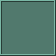
   <widget class="QFrame" name="frame_21">
    <property name="geometry">
     <rect>
      <x>590</x>
      <y>31</y>
      <width>56</width>
      <height>56</height>
     </rect>
    </property>
    <property name="palette">
     <palette>
      <active>
       <colorrole role="WindowText">
        <brush brushstyle="SolidPattern">
         <color alpha="255">
          <red>185</red>
          <green>198</green>
          <blue>185</blue>
         </color>
        </brush>
       </colorrole>
       <colorrole role="Button">
        <brush brushstyle="SolidPattern">
         <color alpha="255">
          <red>81</red>
          <green>121</green>
          <blue>109</blue>
         </color>
        </brush>
       </colorrole>
       <colorrole role="Light">
        <brush brushstyle="SolidPattern">
         <color alpha="255">
          <red>121</red>
          <green>182</green>
          <blue>164</blue>
         </color>
        </brush>
       </colorrole>
       <colorrole role="Midlight">
        <brush brushstyle="SolidPattern">
         <color alpha="255">
          <red>101</red>
          <green>151</green>
          <blue>136</blue>
         </color>
        </brush>
       </colorrole>
       <colorrole role="Dark">
        <brush brushstyle="SolidPattern">
         <color alpha="255">
          <red>40</red>
          <green>60</green>
          <blue>54</blue>
         </color>
        </brush>
       </colorrole>
       <colorrole role="Mid">
        <brush brushstyle="SolidPattern">
         <color alpha="255">
          <red>54</red>
          <green>80</green>
          <blue>72</blue>
         </color>
        </brush>
       </colorrole>
       <colorrole role="Text">
        <brush brushstyle="SolidPattern">
         <color alpha="255">
          <red>185</red>
          <green>198</green>
          <blue>185</blue>
         </color>
        </brush>
       </colorrole>
       <colorrole role="BrightText">
        <brush brushstyle="SolidPattern">
         <color alpha="255">
          <red>255</red>
          <green>255</green>
          <blue>255</blue>
         </color>
        </brush>
       </colorrole>
       <colorrole role="ButtonText">
        <brush brushstyle="SolidPattern">
         <color alpha="255">
          <red>255</red>
          <green>255</green>
          <blue>255</blue>
         </color>
        </brush>
       </colorrole>
       <colorrole role="Base">
        <brush brushstyle="SolidPattern">
         <color alpha="255">
          <red>0</red>
          <green>0</green>
          <blue>0</blue>
         </color>
        </brush>
       </colorrole>
       <colorrole role="Window">
        <brush brushstyle="SolidPattern">
         <color alpha="255">
          <red>81</red>
          <green>121</green>
          <blue>109</blue>
         </color>
        </brush>
       </colorrole>
       <colorrole role="Shadow">
        <brush brushstyle="SolidPattern">
         <color alpha="255">
          <red>0</red>
          <green>0</green>
          <blue>0</blue>
         </color>
        </brush>
       </colorrole>
       <colorrole role="AlternateBase">
        <brush brushstyle="SolidPattern">
         <color alpha="255">
          <red>40</red>
          <green>60</green>
          <blue>54</blue>
         </color>
        </brush>
       </colorrole>
       <colorrole role="ToolTipBase">
        <brush brushstyle="SolidPattern">
         <color alpha="255">
          <red>255</red>
          <green>255</green>
          <blue>220</blue>
         </color>
        </brush>
       </colorrole>
       <colorrole role="ToolTipText">
        <brush brushstyle="SolidPattern">
         <color alpha="255">
          <red>0</red>
          <green>0</green>
          <blue>0</blue>
         </color>
        </brush>
       </colorrole>
      </active>
      <inactive>
       <colorrole role="WindowText">
        <brush brushstyle="SolidPattern">
         <color alpha="255">
          <red>185</red>
          <green>198</green>
          <blue>185</blue>
         </color>
        </brush>
       </colorrole>
       <colorrole role="Button">
        <brush brushstyle="SolidPattern">
         <color alpha="255">
          <red>81</red>
          <green>121</green>
          <blue>109</blue>
         </color>
        </brush>
       </colorrole>
       <colorrole role="Light">
        <brush brushstyle="SolidPattern">
         <color alpha="255">
          <red>121</red>
          <green>182</green>
          <blue>164</blue>
         </color>
        </brush>
       </colorrole>
       <colorrole role="Midlight">
        <brush brushstyle="SolidPattern">
         <color alpha="255">
          <red>101</red>
          <green>151</green>
          <blue>136</blue>
         </color>
        </brush>
       </colorrole>
       <colorrole role="Dark">
        <brush brushstyle="SolidPattern">
         <color alpha="255">
          <red>40</red>
          <green>60</green>
          <blue>54</blue>
         </color>
        </brush>
       </colorrole>
       <colorrole role="Mid">
        <brush brushstyle="SolidPattern">
         <color alpha="255">
          <red>54</red>
          <green>80</green>
          <blue>72</blue>
         </color>
        </brush>
       </colorrole>
       <colorrole role="Text">
        <brush brushstyle="SolidPattern">
         <color alpha="255">
          <red>185</red>
          <green>198</green>
          <blue>185</blue>
         </color>
        </brush>
       </colorrole>
       <colorrole role="BrightText">
        <brush brushstyle="SolidPattern">
         <color alpha="255">
          <red>255</red>
          <green>255</green>
          <blue>255</blue>
         </color>
        </brush>
       </colorrole>
       <colorrole role="ButtonText">
        <brush brushstyle="SolidPattern">
         <color alpha="255">
          <red>255</red>
          <green>255</green>
          <blue>255</blue>
         </color>
        </brush>
       </colorrole>
       <colorrole role="Base">
        <brush brushstyle="SolidPattern">
         <color alpha="255">
          <red>0</red>
          <green>0</green>
          <blue>0</blue>
         </color>
        </brush>
       </colorrole>
       <colorrole role="Window">
        <brush brushstyle="SolidPattern">
         <color alpha="255">
          <red>81</red>
          <green>121</green>
          <blue>109</blue>
         </color>
        </brush>
       </colorrole>
       <colorrole role="Shadow">
        <brush brushstyle="SolidPattern">
         <color alpha="255">
          <red>0</red>
          <green>0</green>
          <blue>0</blue>
         </color>
        </brush>
       </colorrole>
       <colorrole role="AlternateBase">
        <brush brushstyle="SolidPattern">
         <color alpha="255">
          <red>40</red>
          <green>60</green>
          <blue>54</blue>
         </color>
        </brush>
       </colorrole>
       <colorrole role="ToolTipBase">
        <brush brushstyle="SolidPattern">
         <color alpha="255">
          <red>255</red>
          <green>255</green>
          <blue>220</blue>
         </color>
        </brush>
       </colorrole>
       <colorrole role="ToolTipText">
        <brush brushstyle="SolidPattern">
         <color alpha="255">
          <red>0</red>
          <green>0</green>
          <blue>0</blue>
         </color>
        </brush>
       </colorrole>
      </inactive>
      <disabled>
       <colorrole role="WindowText">
        <brush brushstyle="SolidPattern">
         <color alpha="255">
          <red>40</red>
          <green>60</green>
          <blue>54</blue>
         </color>
        </brush>
       </colorrole>
       <colorrole role="Button">
        <brush brushstyle="SolidPattern">
         <color alpha="255">
          <red>81</red>
          <green>121</green>
          <blue>109</blue>
         </color>
        </brush>
       </colorrole>
       <colorrole role="Light">
        <brush brushstyle="SolidPattern">
         <color alpha="255">
          <red>121</red>
          <green>182</green>
          <blue>164</blue>
         </color>
        </brush>
       </colorrole>
       <colorrole role="Midlight">
        <brush brushstyle="SolidPattern">
         <color alpha="255">
          <red>101</red>
          <green>151</green>
          <blue>136</blue>
         </color>
        </brush>
       </colorrole>
       <colorrole role="Dark">
        <brush brushstyle="SolidPattern">
         <color alpha="255">
          <red>40</red>
          <green>60</green>
          <blue>54</blue>
         </color>
        </brush>
       </colorrole>
       <colorrole role="Mid">
        <brush brushstyle="SolidPattern">
         <color alpha="255">
          <red>54</red>
          <green>80</green>
          <blue>72</blue>
         </color>
        </brush>
       </colorrole>
       <colorrole role="Text">
        <brush brushstyle="SolidPattern">
         <color alpha="255">
          <red>40</red>
          <green>60</green>
          <blue>54</blue>
         </color>
        </brush>
       </colorrole>
       <colorrole role="BrightText">
        <brush brushstyle="SolidPattern">
         <color alpha="255">
          <red>255</red>
          <green>255</green>
          <blue>255</blue>
         </color>
        </brush>
       </colorrole>
       <colorrole role="ButtonText">
        <brush brushstyle="SolidPattern">
         <color alpha="255">
          <red>40</red>
          <green>60</green>
          <blue>54</blue>
         </color>
        </brush>
       </colorrole>
       <colorrole role="Base">
        <brush brushstyle="SolidPattern">
         <color alpha="255">
          <red>81</red>
          <green>121</green>
          <blue>109</blue>
         </color>
        </brush>
       </colorrole>
       <colorrole role="Window">
        <brush brushstyle="SolidPattern">
         <color alpha="255">
          <red>81</red>
          <green>121</green>
          <blue>109</blue>
         </color>
        </brush>
       </colorrole>
       <colorrole role="Shadow">
        <brush brushstyle="SolidPattern">
         <color alpha="255">
          <red>0</red>
          <green>0</green>
          <blue>0</blue>
         </color>
        </brush>
       </colorrole>
       <colorrole role="AlternateBase">
        <brush brushstyle="SolidPattern">
         <color alpha="255">
          <red>81</red>
          <green>121</green>
          <blue>109</blue>
         </color>
        </brush>
       </colorrole>
       <colorrole role="ToolTipBase">
        <brush brushstyle="SolidPattern">
         <color alpha="255">
          <red>255</red>
          <green>255</green>
          <blue>220</blue>
         </color>
        </brush>
       </colorrole>
       <colorrole role="ToolTipText">
        <brush brushstyle="SolidPattern">
         <color alpha="255">
          <red>0</red>
          <green>0</green>
          <blue>0</blue>
         </color>
        </brush>
       </colorrole>
      </disabled>
     </palette>
    </property>
    <property name="frameShape">
     <enum>QFrame::Box</enum>
    </property>
    <property name="frameShadow">
     <enum>QFrame::Raised</enum>
    </property>
    <property name="lineWidth">
     <number>1</number>
    </property>
    <property name="midLineWidth">
     <number>0</number>
    </property>
    <widget class="QPushButton" name="pushButton_P3_changePageA">
     <property name="enabled">
      <bool>true</bool>
     </property>
     <property name="geometry">
      <rect>
       <x>2</x>
       <y>3</y>
       <width>25</width>
       <height>25</height>
      </rect>
     </property>
     <property name="text">
      <string/>
     </property>
     <property name="icon">
      <iconset>
       <normaloff>icons/publishToolIcon/connerA.png</normaloff>icons/publishToolIcon/connerA.png</iconset>
     </property>
     <property name="iconSize">
      <size>
       <width>25</width>
       <height>25</height>
      </size>
     </property>
     <property name="checkable">
      <bool>true</bool>
     </property>
     <property name="autoDefault">
      <bool>false</bool>
     </property>
     <property name="default">
      <bool>false</bool>
     </property>
     <property name="flat">
      <bool>true</bool>
     </property>
    </widget>
    <widget class="QPushButton" name="pushButton_P3_changePageB">
     <property name="enabled">
      <bool>true</bool>
     </property>
     <property name="geometry">
      <rect>
       <x>27</x>
       <y>3</y>
       <width>25</width>
       <height>25</height>
      </rect>
     </property>
     <property name="text">
      <string/>
     </property>
     <property name="icon">
      <iconset>
       <normaloff>icons/publishToolIcon/connerB.png</normaloff>icons/publishToolIcon/connerB.png</iconset>
     </property>
     <property name="iconSize">
      <size>
       <width>25</width>
       <height>25</height>
      </size>
     </property>
     <property name="checkable">
      <bool>true</bool>
     </property>
     <property name="autoDefault">
      <bool>false</bool>
     </property>
     <property name="default">
      <bool>false</bool>
     </property>
     <property name="flat">
      <bool>true</bool>
     </property>
    </widget>
    <widget class="QPushButton" name="pushButton_P3_changePageC">
     <property name="enabled">
      <bool>true</bool>
     </property>
     <property name="geometry">
      <rect>
       <x>2</x>
       <y>28</y>
       <width>25</width>
       <height>25</height>
      </rect>
     </property>
     <property name="text">
      <string/>
     </property>
     <property name="icon">
      <iconset>
       <normaloff>icons/publishToolIcon/connerC.png</normaloff>icons/publishToolIcon/connerC.png</iconset>
     </property>
     <property name="iconSize">
      <size>
       <width>25</width>
       <height>25</height>
      </size>
     </property>
     <property name="checkable">
      <bool>true</bool>
     </property>
     <property name="autoDefault">
      <bool>false</bool>
     </property>
     <property name="default">
      <bool>false</bool>
     </property>
     <property name="flat">
      <bool>true</bool>
     </property>
    </widget>
    <widget class="QPushButton" name="pushButton_P3_changePageD">
     <property name="enabled">
      <bool>true</bool>
     </property>
     <property name="geometry">
      <rect>
       <x>27</x>
       <y>28</y>
       <width>25</width>
       <height>25</height>
      </rect>
     </property>
     <property name="text">
      <string/>
     </property>
     <property name="icon">
      <iconset>
       <normaloff>icons/publishToolIcon/connerD.png</normaloff>icons/publishToolIcon/connerD.png</iconset>
     </property>
     <property name="iconSize">
      <size>
       <width>25</width>
       <height>25</height>
      </size>
     </property>
     <property name="checkable">
      <bool>true</bool>
     </property>
     <property name="autoDefault">
      <bool>false</bool>
     </property>
     <property name="default">
      <bool>false</bool>
     </property>
     <property name="flat">
      <bool>true</bool>
     </property>
    </widget>
   </widget>
